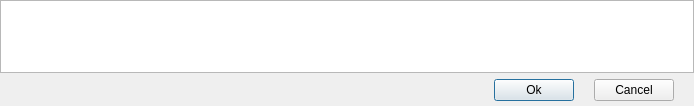
<?xml version="1.0" encoding="UTF-8"?>
<ui version="4.0">
 <class>Dialog</class>
 <widget class="QDialog" name="Dialog">
  <property name="geometry">
   <rect>
    <x>0</x>
    <y>0</y>
    <width>694</width>
    <height>106</height>
   </rect>
  </property>
  <property name="windowTitle">
   <string>ExpandedText</string>
  </property>
  <layout class="QVBoxLayout" name="verticalLayout">
   <property name="leftMargin">
    <number>0</number>
   </property>
   <property name="topMargin">
    <number>0</number>
   </property>
   <property name="rightMargin">
    <number>0</number>
   </property>
   <property name="bottomMargin">
    <number>0</number>
   </property>
   <item>
    <widget class="QPlainTextEdit" name="plainTextEdit">
     <property name="font">
      <font>
       <family>Courier New</family>
       <pointsize>9</pointsize>
       <weight>75</weight>
       <bold>true</bold>
      </font>
     </property>
    </widget>
   </item>
   <item>
    <layout class="QHBoxLayout" name="horizontalLayout">
     <property name="spacing">
      <number>20</number>
     </property>
     <property name="rightMargin">
      <number>20</number>
     </property>
     <property name="bottomMargin">
      <number>5</number>
     </property>
     <item>
      <spacer name="horizontalSpacer">
       <property name="orientation">
        <enum>Qt::Horizontal</enum>
       </property>
       <property name="sizeHint" stdset="0">
        <size>
         <width>40</width>
         <height>20</height>
        </size>
       </property>
      </spacer>
     </item>
     <item>
      <widget class="QPushButton" name="btnOK">
       <property name="text">
        <string>Ok</string>
       </property>
      </widget>
     </item>
     <item>
      <widget class="QPushButton" name="btnCancel">
       <property name="text">
        <string>Cancel</string>
       </property>
      </widget>
     </item>
    </layout>
   </item>
  </layout>
 </widget>
 <resources/>
 <connections/>
</ui>
